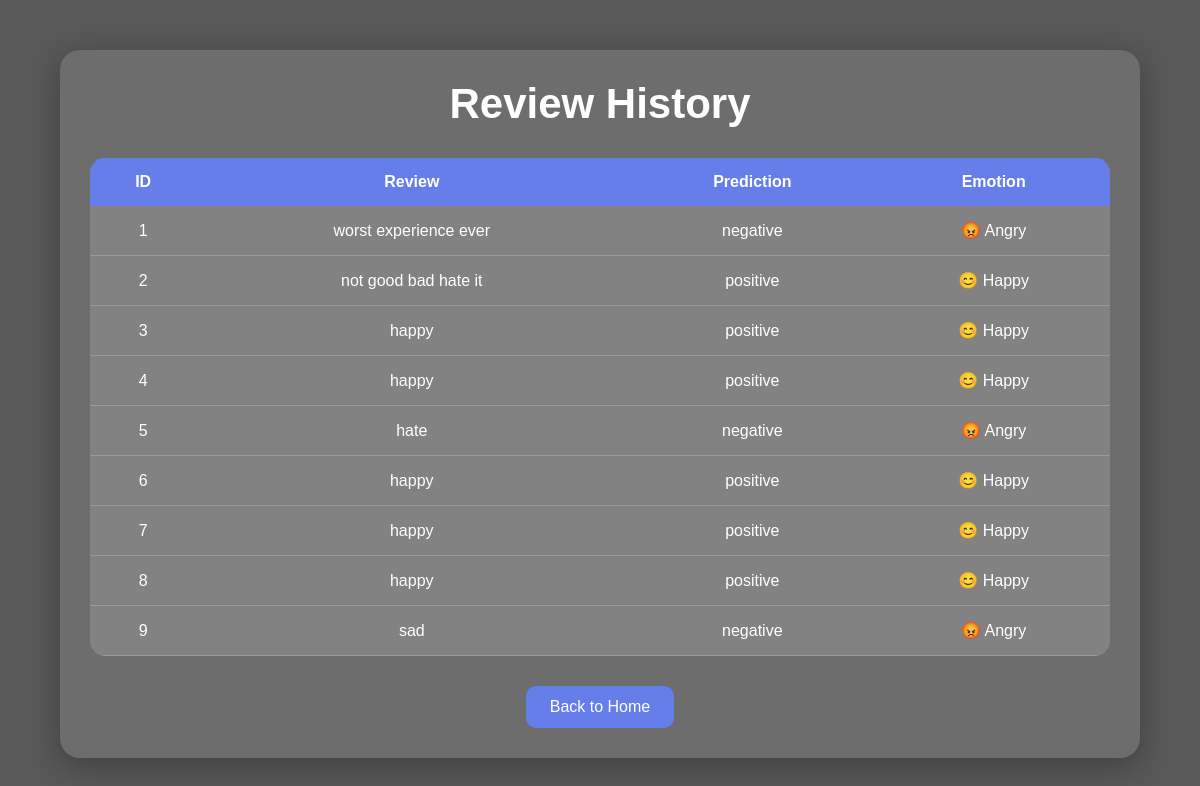
Before: /history (signed in) with the older database file.
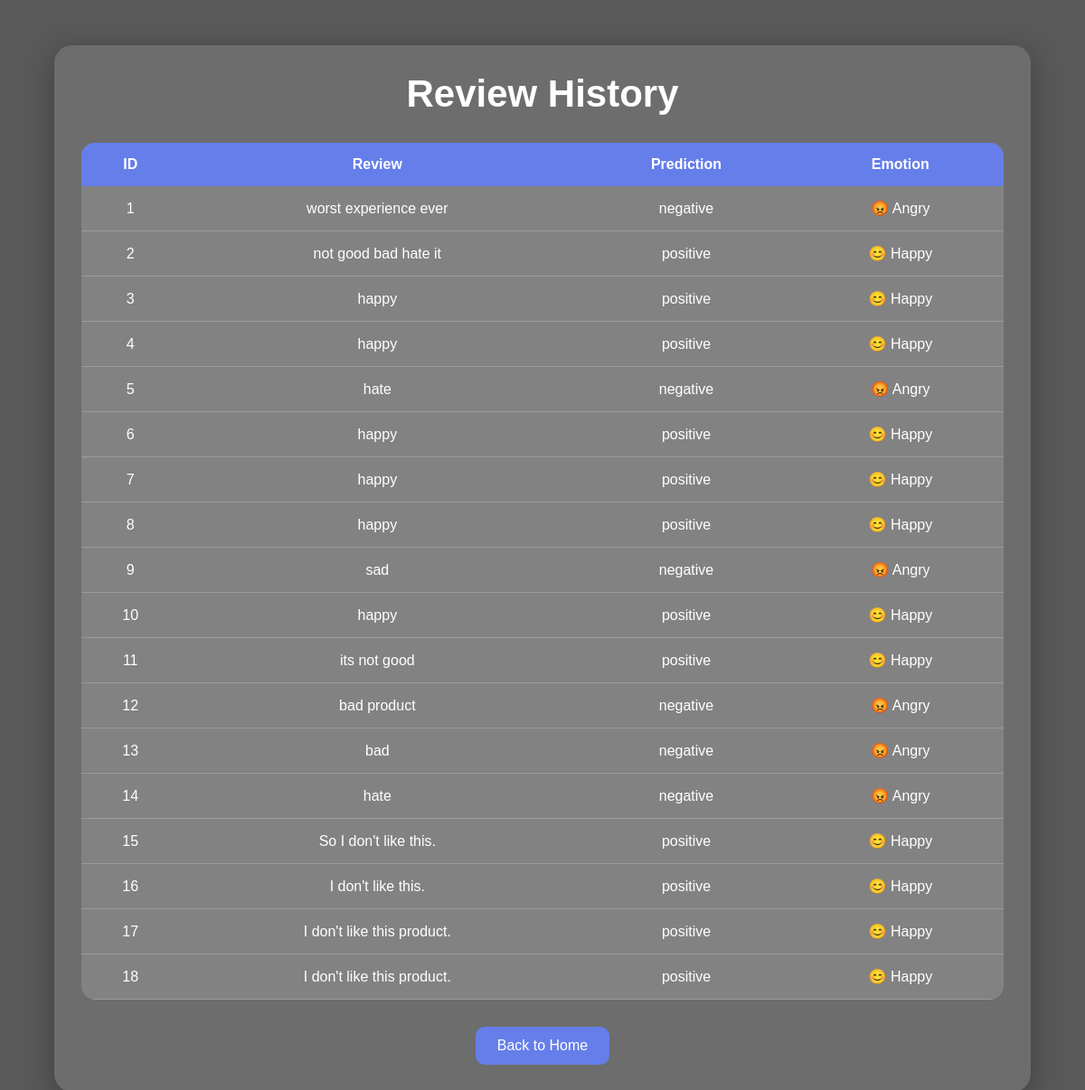
After: the same page with the newer database file.
### tables this page shows
CREATE TABLE history (

    id INTEGER PRIMARY KEY AUTOINCREMENT,

    review TEXT,

    prediction TEXT,

    emotion TEXT

);

### app.py (the view)
@app.route("/history")
def history():
    if "user" not in session:
        return redirect("/")
    conn = sqlite3.connect("history.db")
    cursor = conn.cursor()
    cursor.execute("SELECT * FROM history")
    data = cursor.fetchall()
    conn.close()
    return render_template(
        "history.html",
        history=data
    )

### templates/history.html (shortened to what this page needs)
<!DOCTYPE html>
<html>
<head>
</head>
<body>
    <div class="container">
        <h1>Review History</h1>
        <table>
            <tr>
                <th>ID</th>
                <th>Review</th>
                <th>Prediction</th>
                <th>Emotion</th>
            </tr>
            {% for item in history %}
            <tr>
                <td>{{ item[0] }}</td>
                <td>{{ item[1] }}</td>
                <td>{{ item[2] }}</td>
                <td>{{ item[3] }}</td>
            </tr>
            {% endfor %}
        </table>
        <a href="/home">
            <button>
                Back to Home
            </button>
        </a>
    </div>
</body>
</html>

### templates/history.html (style rules this page uses)
* { margin: 0; padding: 0; box-sizing: border-box; }
body { font-family: Arial, sans-serif; background: linear-gradient( rgba(0,0,0,0.65), rgba(0,0,0,0.65) ), url('https://images.unsplash.com/photo-1516321318423-f06f85e504b3?q=80&w=1974&auto=format&fit=crop'); background-size: cover; background-position: center; background-attachment: fixed; color: white; text-align: center; min-height: 100vh; padding-top: 50px; padding-bottom: 50px; }
.container { width: 90%; margin: auto; background: rgba(255,255,255,0.12); backdrop-filter: blur(12px); padding: 30px; border-radius: 20px; box-shadow: 0 8px 32px rgba(0,0,0,0.3); }
h1 { margin-bottom: 30px; font-size: 42px; }
table { width: 100%; border-collapse: collapse; margin-top: 20px; background: rgba(255,255,255,0.15); color: white; border-radius: 15px; overflow: hidden; }
th { background: #667eea; color: white; padding: 15px; }
td { padding: 15px; border-bottom: 1px solid rgba(255,255,255,0.2); }
button { background: #667eea; color: white; border: none; padding: 12px 24px; border-radius: 10px; cursor: pointer; font-size: 16px; margin-top: 30px; transition: 0.3s; }

Changed rows visible on the page:
added history: id "10", review "happy", prediction "positive", emotion "😊 Happy"
added history: id "11", review "its not good", prediction "positive", emotion "😊 Happy"
added history: id "12", review "bad product", prediction "negative", emotion "😡 Angry"
added history: id "13", review "bad", prediction "negative", emotion "😡 Angry"
added history: id "14", review "hate", prediction "negative", emotion "😡 Angry"
added history: id "15", review "So I don't like this.", prediction "positive", emotion "😊 Happy"
added history: id "16", review "I don't like this.", prediction "positive", emotion "😊 Happy"
added history: id "17", review "I don't like this product.", prediction "positive", emotion "😊 Happy"
added history: id "18", review "I don't like this product.", prediction "positive", emotion "😊 Happy"
